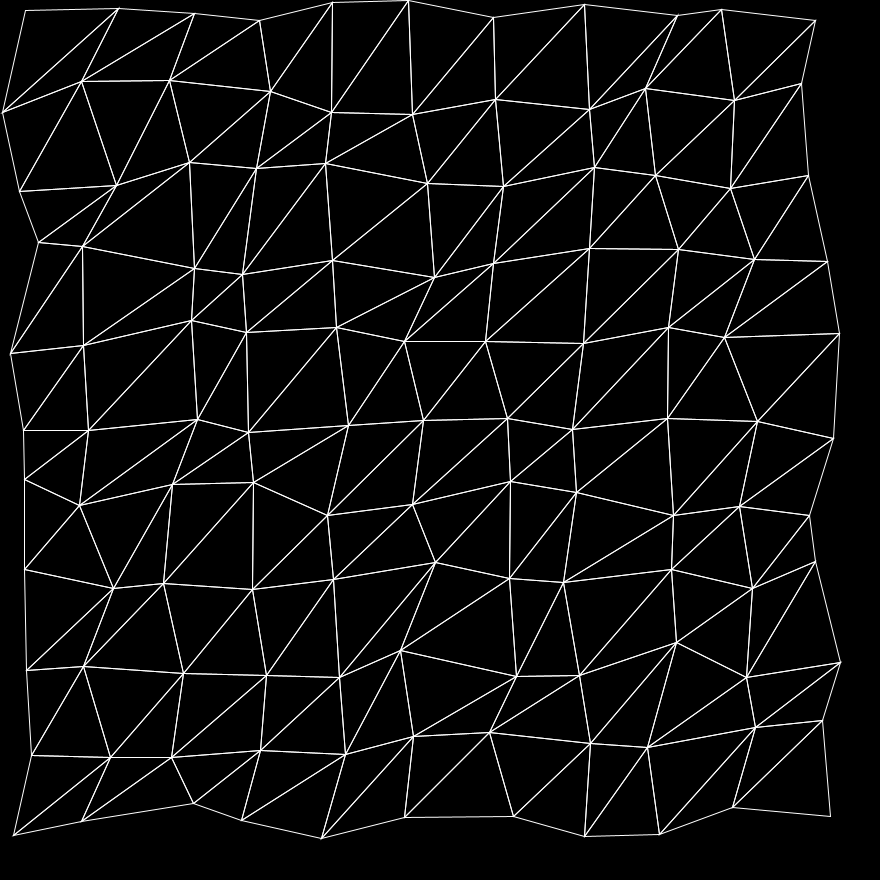
Frame 1 (no input)
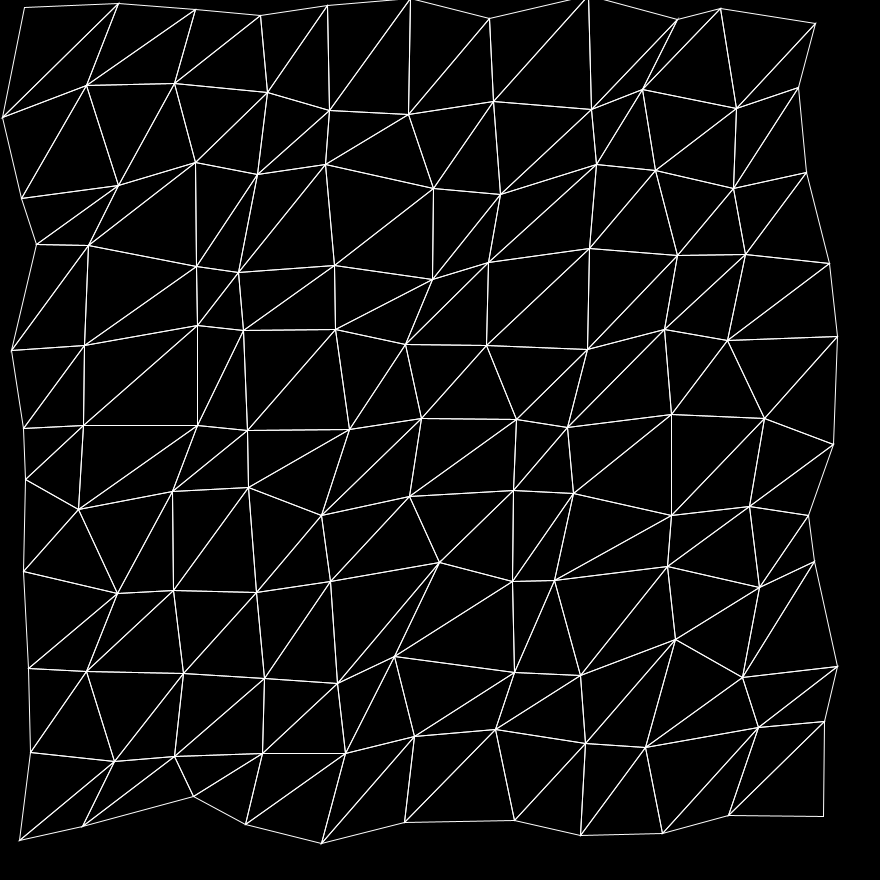
Frame 60 (the mouse pressed at the canvas centre just before this capture)
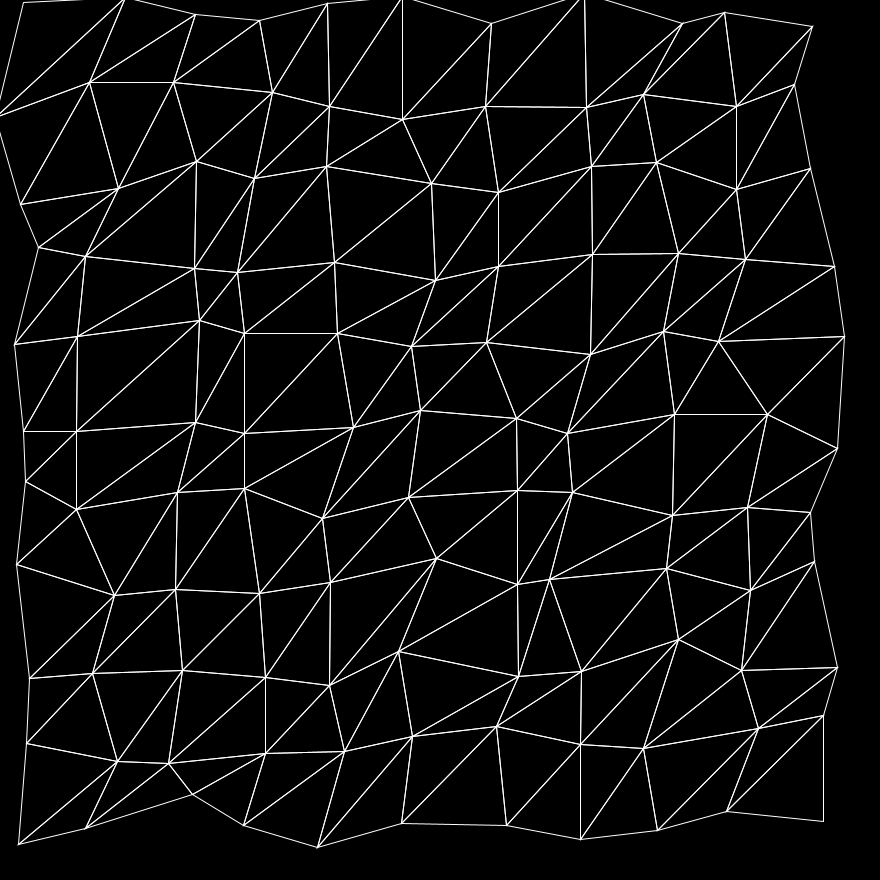
Frame 120 (the mouse held since frame 60 and released just before this capture)

The Processing sketch that drew these frames (run headless with seeded random() and noise(); from frame 60 on, the mouse is pressed at the canvas centre):

// Processing sketch: trianglestrip_grid_distort
// ── trianglestrip_grid_distort.pde
int numRows = 10;
int jitter = 2;
int frameCounter = 0;
int interval = 2;

PVector[][] vertices = new PVector[(numRows + 1)][(numRows + 1)];

void setup()
{
    size( 880, 880 );
    
    for (int j = 0; j < (numRows + 1); j++) {
        for (int i = 0; i < (numRows + 1); i++) {
            vertices[i][j] = new PVector( i*80 + random(-20, 20), j*80 + random(-20, 20) );
        }
    }
    
}

void draw()
{

    background(0);
    noFill();
    stroke(255);
    smooth();

    translate( 20, 20 );
    
    if (frameCounter%(interval) == 0) {
        print("Doing the thing\n");
        for (int k = 0; k < (numRows + 1); k++) {
          for (int l = 0; l < (numRows + 1); l++) {
            vertices[l][k].x += int(random((-1 * jitter), jitter));
            vertices[l][k].y += int(random((-1 * jitter), jitter));
          }
        }
      }

    for (int j = 0; j < 10; j ++) {
        beginShape(TRIANGLE_STRIP);
        for (int i = 0; i < 11; i++) {
            vertex( vertices[i][j].x, vertices[i][j].y );
            vertex( vertices[i][j+1].x, vertices[i][j+1].y );
        }
        endShape();
    }
    frameCounter++;
}
